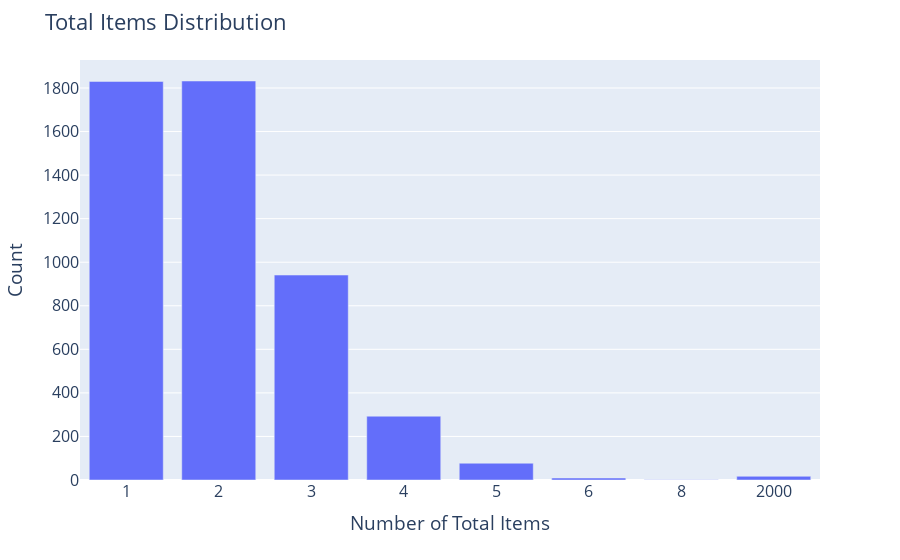

Write notebook code for a chart like this one.
### Code cell
fig=px.bar(df_total_items,x=["1", "2", "3", "4", "5", "6", "8", "2000"], y = [1830,1832,941,293,77,9,1,17])
fig.update_layout(
    title="Total Items Distribution",
    xaxis_title="Number of Total Items",
    yaxis_title="Count",
    font=dict(size=16))
fig.update_xaxes(type='category')


fig.show()

### Figure 1 — Plotly figure (JSON) as saved in the notebook; plotly's stock layout.template omitted (floating-point values rounded to 4 significant figures)
{"data": [{"alignmentgroup": "True", "hovertemplate": "x=%{x}<br>y=%{y}<extra></extra>", "legendgroup": "", "marker": {"color": "#636efa", "pattern": {"shape": ""}}, "name": "", "offsetgroup": "", "orientation": "v", "showlegend": false, "textposition": "auto", "type": "bar", "x": ["1", "2", "3", "4", "5", "6", "8", "2000"], "xaxis": "x", "y": [1830, 1832, 941, 293, 77, 9, 1, 17], "yaxis": "y"}], "layout": {"barmode": "relative", "font": {"size": 16}, "legend": {"tracegroupgap": 0}, "margin": {"t": 60}, "title": {"text": "Total Items Distribution"}, "xaxis": {"anchor": "y", "domain": [0, 1], "title": {"text": "Number of Total Items"}, "type": "category"}, "yaxis": {"anchor": "x", "domain": [0, 1], "title": {"text": "Count"}}}}
